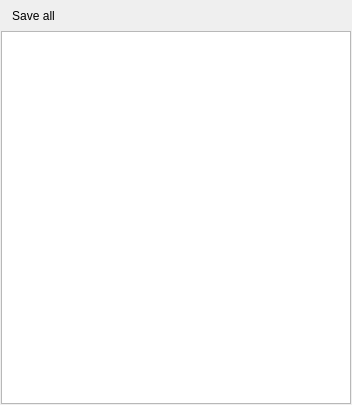
<?xml version="1.0" encoding="UTF-8"?>
<ui version="4.0">
 <class>PendingChanges</class>
 <widget class="QDockWidget" name="PendingChanges">
  <property name="geometry">
   <rect>
    <x>0</x>
    <y>0</y>
    <width>352</width>
    <height>405</height>
   </rect>
  </property>
  <property name="floating">
   <bool>true</bool>
  </property>
  <property name="allowedAreas">
   <set>Qt::AllDockWidgetAreas</set>
  </property>
  <property name="windowTitle">
   <string>Pending changes</string>
  </property>
  <widget class="QWidget" name="centralWidget">
   <layout class="QVBoxLayout" name="verticalLayout">
    <property name="spacing">
     <number>0</number>
    </property>
    <property name="leftMargin">
     <number>0</number>
    </property>
    <property name="topMargin">
     <number>0</number>
    </property>
    <property name="rightMargin">
     <number>0</number>
    </property>
    <property name="bottomMargin">
     <number>0</number>
    </property>
    <item>
     <widget class="QWidget" name="widget" native="true">
      <layout class="QVBoxLayout" name="verticalLayout_2">
       <property name="spacing">
        <number>1</number>
       </property>
       <property name="leftMargin">
        <number>1</number>
       </property>
       <property name="topMargin">
        <number>1</number>
       </property>
       <property name="rightMargin">
        <number>1</number>
       </property>
       <property name="bottomMargin">
        <number>1</number>
       </property>
       <item>
        <widget class="QToolBar" name="mainToolBar">
         <property name="minimumSize">
          <size>
           <width>0</width>
           <height>0</height>
          </size>
         </property>
         <property name="movable">
          <bool>false</bool>
         </property>
         <property name="toolButtonStyle">
          <enum>Qt::ToolButtonTextBesideIcon</enum>
         </property>
         <addaction name="actionSave_All"/>
        </widget>
       </item>
       <item>
        <widget class="QTreeView" name="treeView">
         <property name="indentation">
          <number>10</number>
         </property>
        </widget>
       </item>
      </layout>
     </widget>
    </item>
   </layout>
  </widget>
  <action name="actionSave_All">
   <property name="icon">
    <iconset resource="../../../lib/qt_resources/icons.qrc">
     <normaloff>:/icons/icons/blue_down_save.png</normaloff>:/icons/icons/blue_down_save.png</iconset>
   </property>
   <property name="text">
    <string>Save all</string>
   </property>
  </action>
 </widget>
 <layoutdefault spacing="6" margin="11"/>
 <resources>
  <include location="../../../lib/qt_resources/icons.qrc"/>
 </resources>
 <connections/>
</ui>
